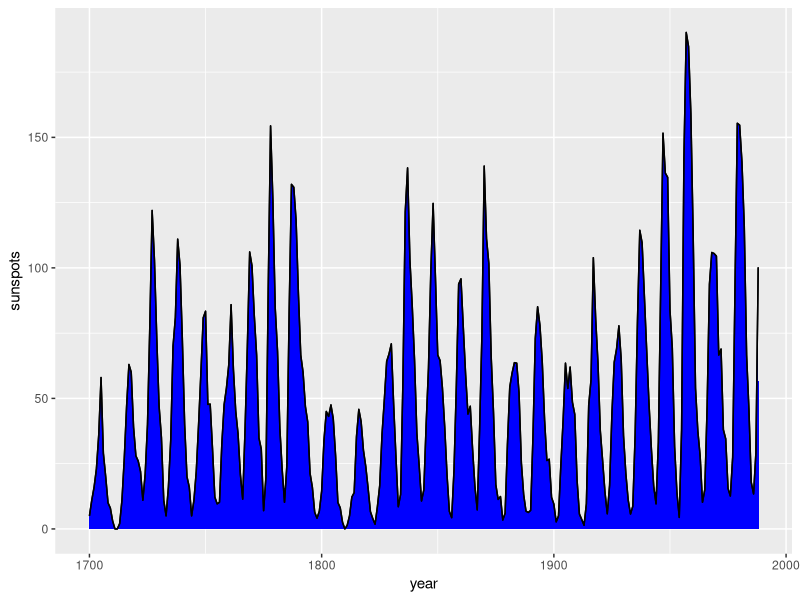
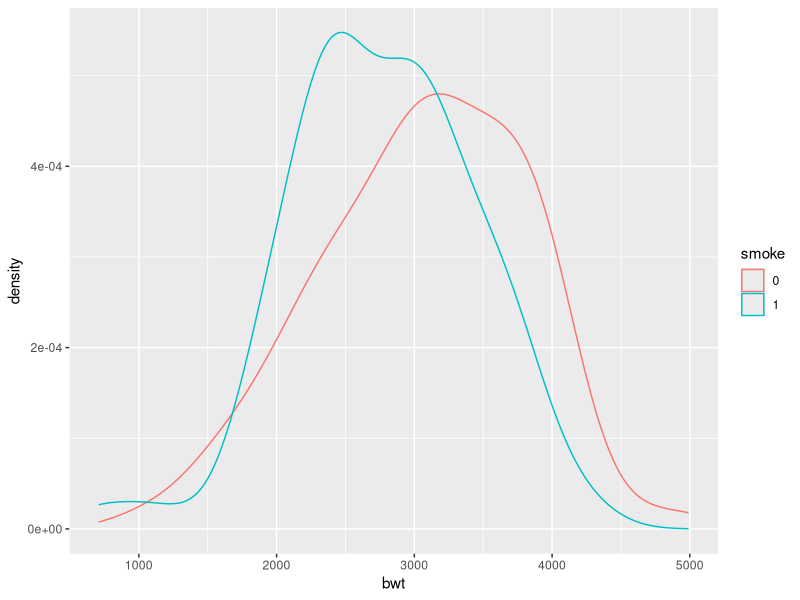
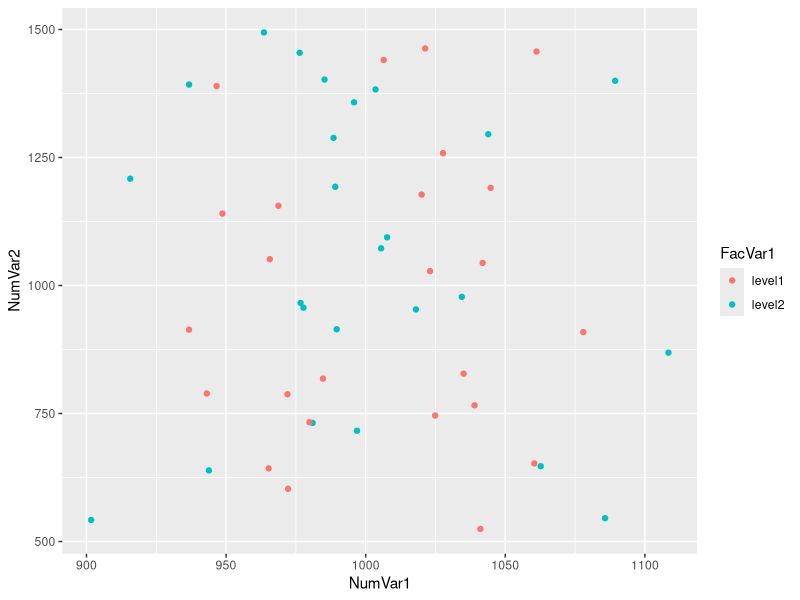
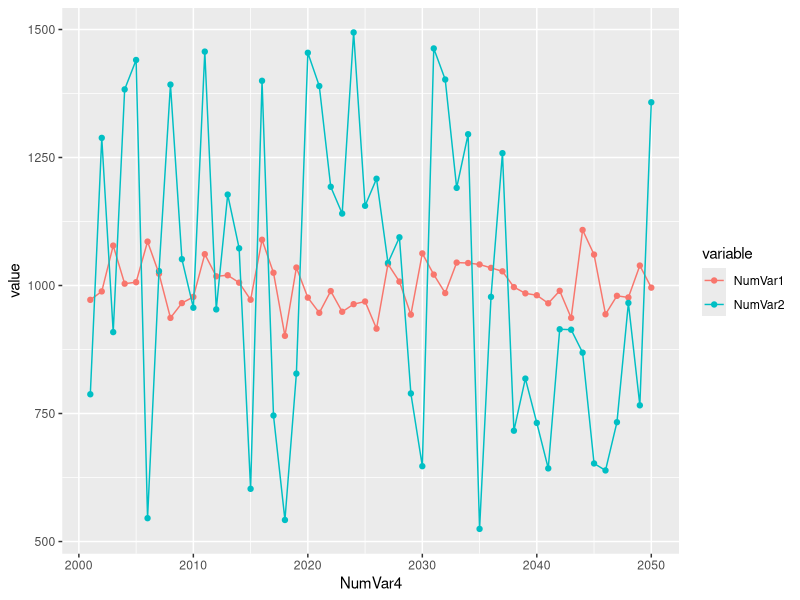
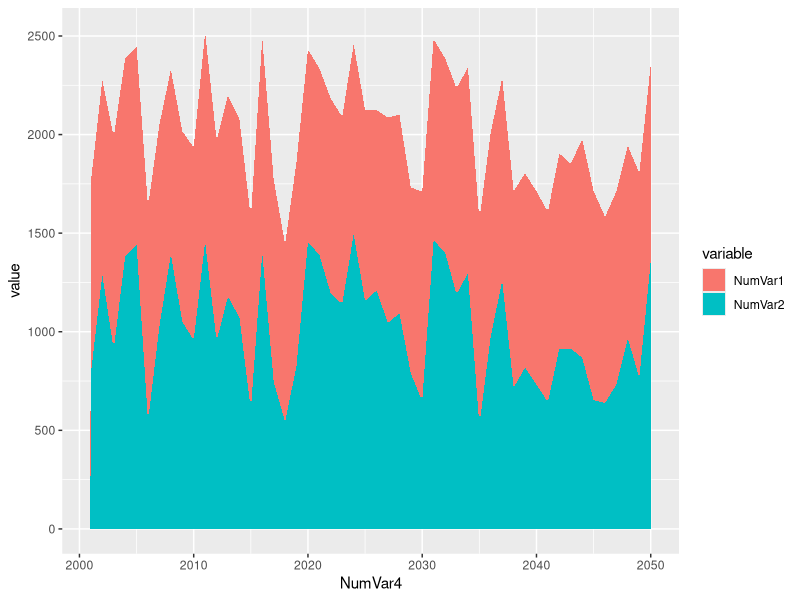
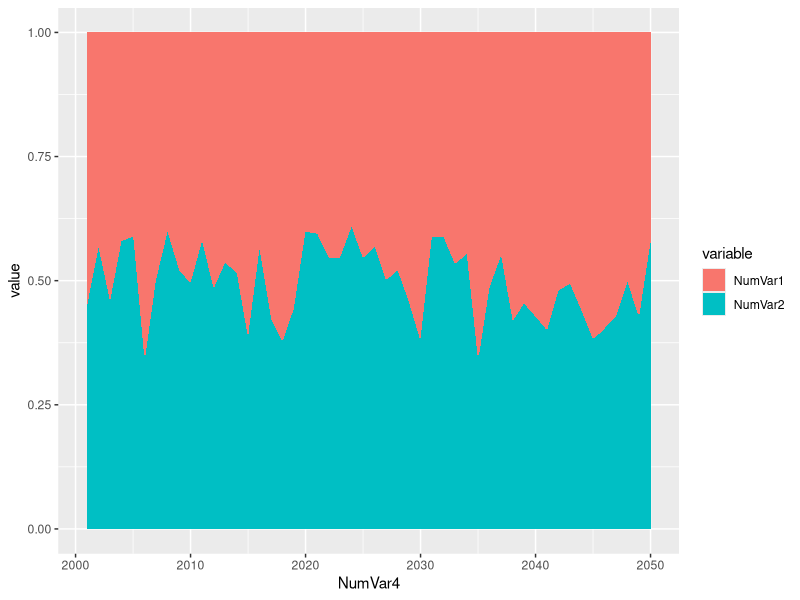
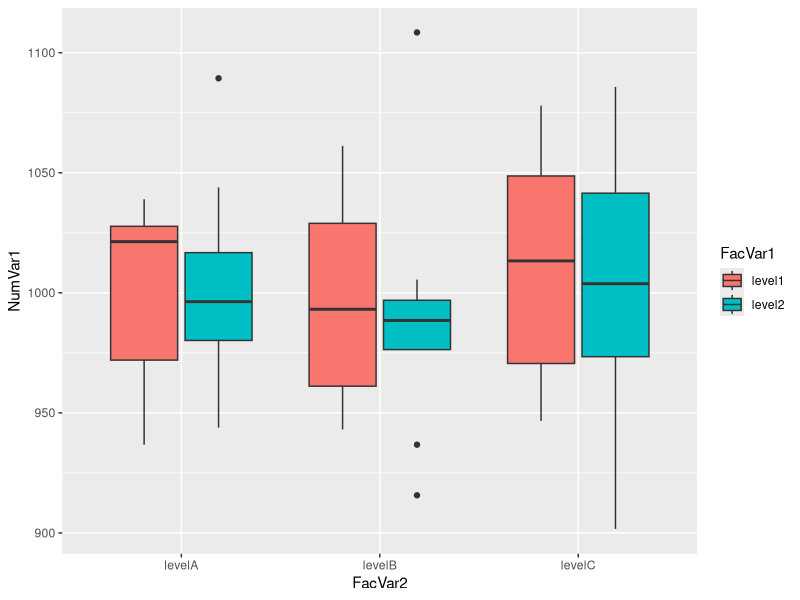
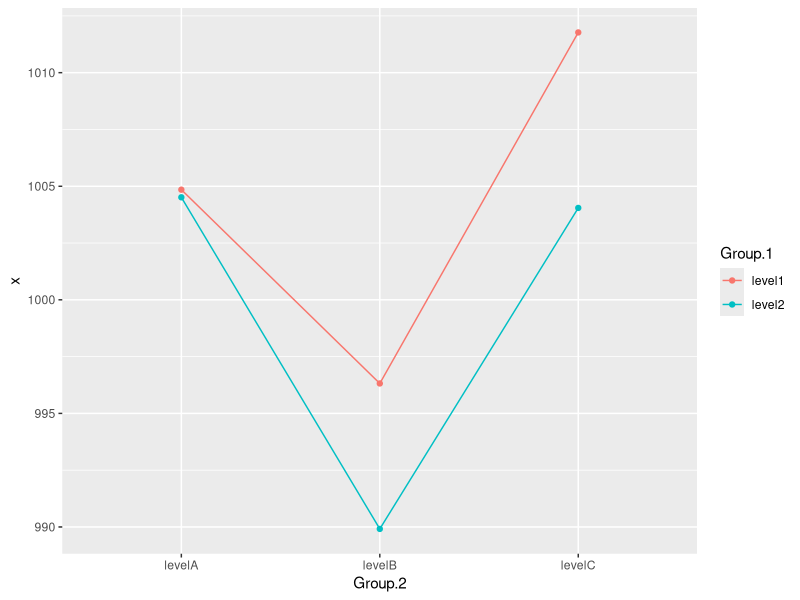

The R source for these figures, in order:
## ---- chunk 1
library(ggplot2)
# area plot
sunspotyear <- data.frame( 
  year = as.numeric( time(sunspot.year)), 
  sunspots = as.numeric(sunspot.year))
ggplot( sunspotyear, aes( x=year, y=sunspots)) +
  geom_area( color="black", fill="blue", alph = 0.9 ) + # alph透明度
  geom_line()
## ---- chunk 2
library(MASS)
birthwt1 <- birthwt
birthwt1$smoke <- factor( birthwt1$smoke )
ggplot( birthwt1, aes( x = bwt, color=smoke)) + geom_density( alpha = 0.3)
## ---- chunk 3
# data prepare
library(reshape2)
## Simulate some data

## 3 Factor Variables
FacVar1=as.factor(rep(c("level1","level2"),25))
FacVar2=as.factor(rep(c("levelA","levelB","levelC"),17)[-51])
FacVar3=as.factor(rep(c("levelI","levelII","levelIII","levelIV"),13)[-c(51:52)])

## 4 Numeric Vars
set.seed(123)
NumVar1=round(rnorm(n=50,mean=1000,sd=50),digits=2) ## Normal distribution
set.seed(123)
NumVar2=round(runif(n=50,min=500,max=1500),digits=2) ## Uniform distribution
set.seed(123)
NumVar3=round(rexp(n=50,rate=.001)) ## Exponential distribution
NumVar4=2001:2050

simData=data.frame(FacVar1,FacVar2,FacVar3,NumVar1,NumVar2,NumVar3,NumVar4)
## Mean of 1 Numeric over levels of two factor vars
meanaggg = aggregate(simData$NumVar1, list(simData$FacVar1, simData$FacVar2), mean)
## ---- chunk 4
## 3维：2维连续变量+1维分类变量用颜色表示
ggplot(simData,aes(x=NumVar1,y=NumVar2,color=FacVar1))+geom_point()
## ---- chunk 5
## 3维度：1维数值，1维时间+1维分类用颜色表示
simtmpp=simData[,c(4,5,7)]
simtmppmelt=melt(simtmpp,id=c("NumVar4"))
ggplot(simtmppmelt,aes(x=NumVar4,y=value,color=variable,group=variable))+
  geom_point()+geom_line()

## 类似的，面积堆积图
ggplot(simtmppmelt,aes(x=NumVar4,y=value,fill=variable)) + 
  geom_area(position="stack")

## Extra: 100% stacked area graph
ggplot(simtmppmelt,aes(x=NumVar4,y=value,fill=variable)) +
  geom_area(position="fill")

## ---- chunk 6
## boxplot：1维数值，1维x轴 ，1维颜色
ggplot(simData,aes(x=FacVar2,y=NumVar1, fill=FacVar1))+geom_boxplot()

## ---- chunk 7

## Interaction chart - line chart
## 可反映不同因素的交互作用影响
ggplot(meanaggg,aes(x=Group.2,y=x,color=Group.1, group=Group.1)) +
  geom_point()+geom_line()

## ---- chunk 8
# Bubble plot - scatter plot of NumVar1 and NumVar2 
# with individual observations sized by NumVar3
ggplot(simData,aes(x=NumVar1,y=NumVar2,size=NumVar3))+geom_point()

## ---- chunk 9
# 大量点的堆: 分块密度-颜色
sp <- ggplot( diamonds, aes( x =carat, y= price ))
sp + stat_bin2d( bins = 50 ) + 
  scale_fill_gradient( low = "lightblue", high = "red", limits=c(0,6000) )

# 等高线表示点的密度
p = ggplot( faithful, aes(x = eruptions,  y = waiting ))
p + geom_point() + stat_density2d( )
p + stat_density2d( aes(colour = ..level..) )

## ---- chunk 10
# 多变量图：颜色、面积
head(iris)
ggplot( iris, aes( x = Petal.Width, y = Sepal.Width, 
                   size = Sepal.Length , color = Species)) + 
  geom_point()

## Dot Chart equivalent
ggplot(meanaggg,aes(x=Group.2,y=x,color=Group.2)) + 
  geom_point()+coord_flip()+facet_wrap(~Group.1, ncol=1) 
